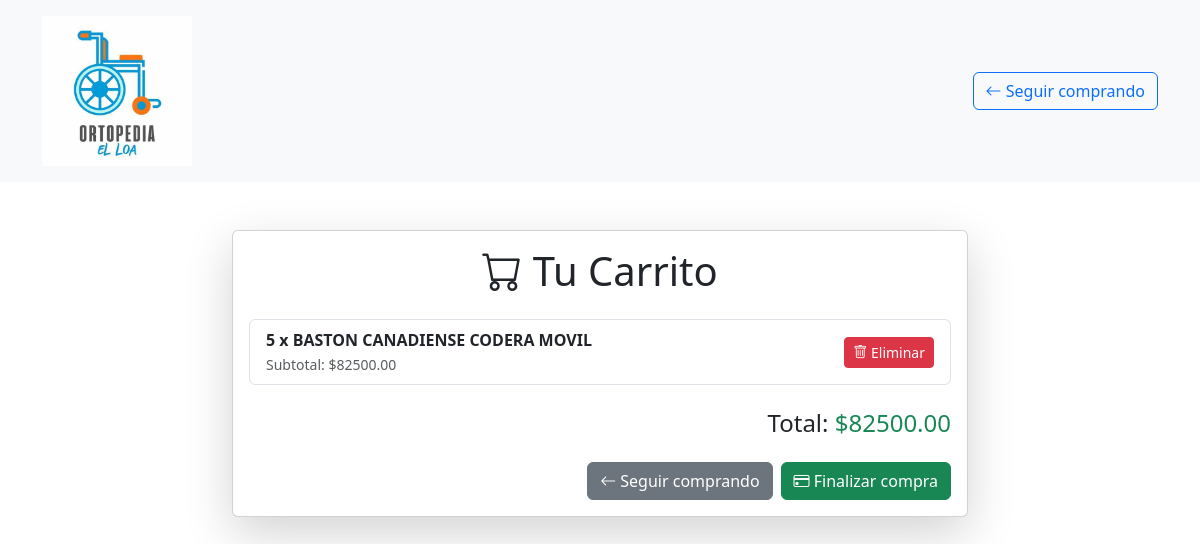
Page /carrito/carrito/ (signed in) on the committed database.
### carrito/models.py (models this page shows, shortened)
class ItemCarrito(models.Model):
    carrito = models.ForeignKey(Carrito, on_delete=models.CASCADE, related_name='items')
    producto = models.ForeignKey(Producto, on_delete=models.CASCADE)
    cantidad = models.PositiveIntegerField(default=1)
    agregado_en = models.DateTimeField(auto_now_add=True)
    def subtotal(self):
        return self.cantidad * self.producto.precio

### productos/models.py (models this page shows, shortened)
class Producto(models.Model):
    nombre = models.CharField(max_length=200)
    descripcion = models.TextField()
    precio = models.DecimalField(max_digits=10, decimal_places=2)
    stock = models.IntegerField()
    categoria = models.ForeignKey(Categoria, on_delete=models.CASCADE)
    imagen = models.ImageField(upload_to='productos/')

### carrito/views.py (the view)
# urls.py: path('carrito/', ver_carrito, name='ver_carrito'),
@csrf_exempt
def ver_carrito(request):
    carrito = obtener_o_crear_carrito(request)
    total = carrito.total()  # Llamar al método total() del modelo
    print(f"Total en carrito: {total}")
    for item in carrito.items.all():
        print(f"Producto: {item.producto.nombre}, Cantidad: {item.cantidad}, Subtotal: {item.subtotal()}")
    return render(request, 'carrito/ver_carrito.html', {'carrito': carrito, 'total': total})

### carrito/models.py (called while the page is built)
    def total(self):
        return sum(item.subtotal() for item in self.items.all())

### carrito/views.py (called while the page is built)
@csrf_exempt
def obtener_o_crear_carrito(request):
    if request.user.is_authenticated:
        carrito, created = Carrito.objects.get_or_create(usuario=request.user)
    else:
        session_key = request.session.session_key
        if not session_key:
            request.session.create()  # Crea una nueva sesión si no existe
            session_key = request.session.session_key
        carrito, created = Carrito.objects.get_or_create(session_key=session_key, usuario=None)
    return carrito

### carrito/templates/carrito/ver_carrito.html (shortened to what this page needs)
<!DOCTYPE html>
<html lang="es">
<head>
    <link href="https://cdn.jsdelivr.net/npm/bootstrap@5.3.0/dist/css/bootstrap.min.css" rel="stylesheet">
    <link rel="stylesheet" href="https://cdn.jsdelivr.net/npm/bootstrap-icons/font/bootstrap-icons.css">
</head>
<body>
    <header class="bg-light py-3 mb-4">
        <div class="container d-flex justify-content-between align-items-center">
            <div>
                {% load static %}
                <img src="{% static 'images/logotipo.webp' %}" alt="Logo" class="img-fluid" style="max-width: 150px;">
            </div>
            <a href="{% url 'productos_lista' %}" class="btn btn-outline-primary">
                <i class="bi bi-arrow-left"></i> Seguir comprando
            </a>
        </div>
    </header>
    <div class="container my-5">
        <div class="row">
            <div class="col-md-8 offset-md-2">
                <div class="card shadow-lg">
                    <div class="card-body">
                        <h1 class="card-title text-center mb-4"><i class="bi bi-cart"></i> Tu Carrito</h1>
                        {% if carrito.items.all %}
                        <ul class="list-group mb-4">
                            {% for item in carrito.items.all %}
                            <li class="list-group-item d-flex justify-content-between align-items-center">
                                <div>
                                    <strong>{{ item.cantidad }} x {{ item.producto.nombre }}</strong>
                                    <br>
                                    <small class="text-muted">Subtotal: ${{ item.subtotal }}</small>
                                </div>
                                <a href="{% url 'eliminar_del_carrito' item.id %}" class="btn btn-danger btn-sm">
                                    <i class="bi bi-trash"></i> Eliminar
                                </a>
                            </li>
                            {% endfor %}
                        </ul>
                        <h4 class="text-end">Total: <span class="text-success">${{ total }}</span></h4>
                        <div class="d-flex justify-content-end mt-4">
                            <a href="{% url 'productos_lista' %}" class="btn btn-secondary">
                                <i class="bi bi-arrow-left"></i> Seguir comprando
                            </a>
                            <a href="{% url 'procesar_compra' %}" class="btn btn-success ms-2">
                                <i class="bi bi-credit-card"></i> Finalizar compra
                            </a>
                        </div>
                        {% endif %}
                    </div>
                </div>
            </div>
        </div>
    </div>
</body>
</html>

### rows in the picture
ItemCarrito: cantidad "5", producto.nombre "BASTON CANADIENSE CODERA MOVIL", subtotal "82500.00"

### other values in the picture
{{ total }} "82500.00"
